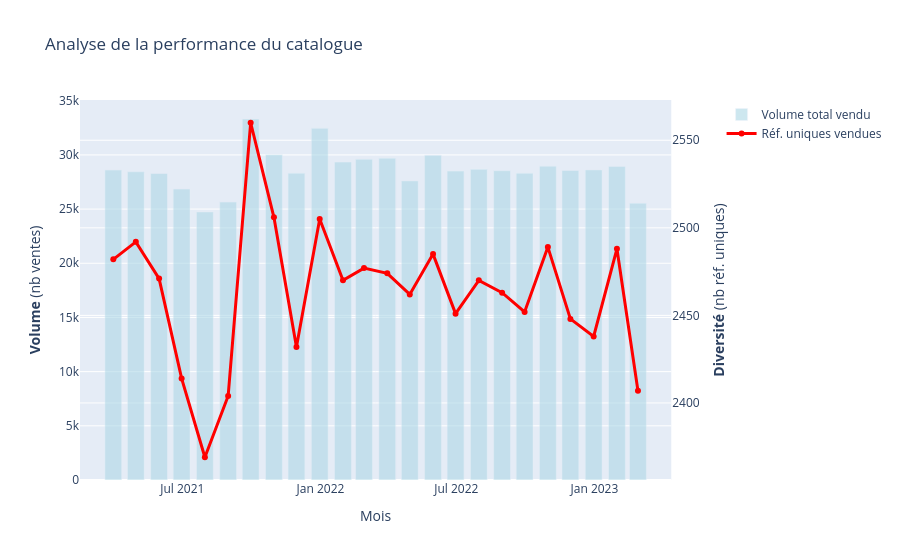

This figure's notebook cell:
### Code cell
# 1. On crée une figure avec un axe Y secondaire
fig = make_subplots(specs=[[{"secondary_y": True}]])

# 2. Ajout du Volume (Barres)
fig.add_trace(
    go.Bar(
        x=stats_produits['date'], 
        y=stats_produits['volume_total'],
        name="Volume total vendu",
        marker_color='lightblue',
        opacity=0.6
    ),
    secondary_y=False,
)

# 3. Ajout de la Diversité (Ligne)
fig.add_trace(
    go.Scatter(
        x=stats_produits['date'], 
        y=stats_produits['references_uniques'],
        name="Réf. uniques vendues",
        mode='lines+markers',
        line=dict(color='red', width=3)
    ),
    secondary_y=True,
)

# 4. On nomme les axes pour que ce soit clair
fig.update_layout(
    title_text="Analyse de la performance du catalogue",
    xaxis_title="Mois",
    hovermode = "x unified"

)

fig.update_yaxes(title_text="<b>Volume</b> (nb ventes)", secondary_y=False)
fig.update_yaxes(title_text="<b>Diversité</b> (nb réf. uniques)", secondary_y=True)

fig.show()

### Figure 1 — Plotly figure (JSON) as saved in the notebook; plotly's stock layout.template omitted (floating-point values rounded to 4 significant figures)
{"data": [{"marker": {"color": "lightblue"}, "name": "Volume total vendu", "opacity": 0.6, "type": "bar", "x": ["2021-03-31T00:00:00.000000000", "2021-04-30T00:00:00.000000000", "2021-05-31T00:00:00.000000000", "2021-06-30T00:00:00.000000000", "2021-07-31T00:00:00.000000000", "2021-08-31T00:00:00.000000000", "2021-09-30T00:00:00.000000000", "2021-10-31T00:00:00.000000000", "2021-11-30T00:00:00.000000000", "2021-12-31T00:00:00.000000000", "2022-01-31T00:00:00.000000000", "2022-02-28T00:00:00.000000000", "2022-03-31T00:00:00.000000000", "2022-04-30T00:00:00.000000000", "2022-05-31T00:00:00.000000000", "2022-06-30T00:00:00.000000000", "2022-07-31T00:00:00.000000000", "2022-08-31T00:00:00.000000000", "2022-09-30T00:00:00.000000000", "2022-10-31T00:00:00.000000000", "2022-11-30T00:00:00.000000000", "2022-12-31T00:00:00.000000000", "2023-01-31T00:00:00.000000000", "2023-02-28T00:00:00.000000000"], "xaxis": "x", "y": [28601, 28443, 28285, 26850, 24738, 25650, 33314, 30022, 28311, 32457, 29343, 29594, 29696, 27602, 29975, 28504, 28670, 28544, 28306, 28964, 28563, 28619, 28938, 25545], "yaxis": "y"}, {"line": {"color": "red", "width": 3}, "mode": "lines+markers", "name": "Réf. uniques vendues", "type": "scatter", "x": ["2021-03-31T00:00:00.000000000", "2021-04-30T00:00:00.000000000", "2021-05-31T00:00:00.000000000", "2021-06-30T00:00:00.000000000", "2021-07-31T00:00:00.000000000", "2021-08-31T00:00:00.000000000", "2021-09-30T00:00:00.000000000", "2021-10-31T00:00:00.000000000", "2021-11-30T00:00:00.000000000", "2021-12-31T00:00:00.000000000", "2022-01-31T00:00:00.000000000", "2022-02-28T00:00:00.000000000", "2022-03-31T00:00:00.000000000", "2022-04-30T00:00:00.000000000", "2022-05-31T00:00:00.000000000", "2022-06-30T00:00:00.000000000", "2022-07-31T00:00:00.000000000", "2022-08-31T00:00:00.000000000", "2022-09-30T00:00:00.000000000", "2022-10-31T00:00:00.000000000", "2022-11-30T00:00:00.000000000", "2022-12-31T00:00:00.000000000", "2023-01-31T00:00:00.000000000", "2023-02-28T00:00:00.000000000"], "xaxis": "x", "y": [2482, 2492, 2471, 2414, 2369, 2404, 2560, 2506, 2432, 2505, 2470, 2477, 2474, 2462, 2485, 2451, 2470, 2463, 2452, 2489, 2448, 2438, 2488, 2407], "yaxis": "y2"}], "layout": {"hovermode": "x unified", "title": {"text": "Analyse de la performance du catalogue"}, "xaxis": {"anchor": "y", "domain": [0, 0.94], "title": {"text": "Mois"}}, "yaxis": {"anchor": "x", "domain": [0, 1], "title": {"text": "<b>Volume</b> (nb ventes)"}}, "yaxis2": {"anchor": "x", "overlaying": "y", "side": "right", "title": {"text": "<b>Diversité</b> (nb réf. uniques)"}}}}
